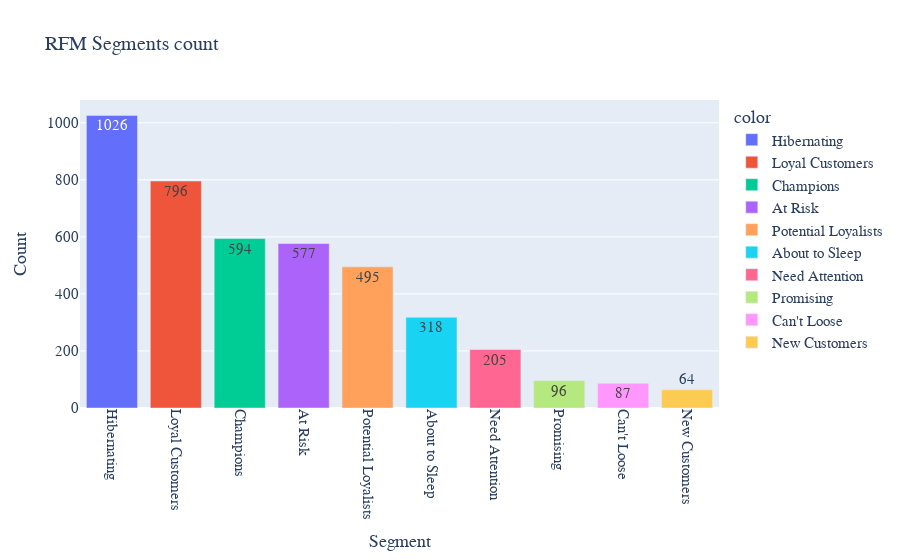

The code cell stored with this chart in its notebook:
### Code cell
Segment = rfm_score_cleaned['Segment'].value_counts()
fig = px.bar(x=Segment.index, 
             y=Segment.values,
             color=Segment.index,
             text=Segment.values,
             title="RFM Segments count")
fig.update_layout(
    xaxis_title="Segment",
    yaxis_title="Count",
    font=dict(size=15, family="Arial"),
    title_font=dict(size=20, family="Arial"),
    xaxis=dict(tickangle=90) 
)
fig.show()

### Figure 1 — Plotly figure (JSON) as saved in the notebook; plotly's stock layout.template omitted (floating-point values rounded to 4 significant figures)
{"data": [{"alignmentgroup": "True", "hovertemplate": "color=Hibernating<br>x=%{x}<br>y=%{y}<br>text=%{text}<extra></extra>", "legendgroup": "Hibernating", "marker": {"color": "#636efa", "pattern": {"shape": ""}}, "name": "Hibernating", "offsetgroup": "Hibernating", "orientation": "v", "showlegend": true, "text": [1026], "textposition": "auto", "type": "bar", "x": ["Hibernating"], "xaxis": "x", "y": [1026], "yaxis": "y"}, {"alignmentgroup": "True", "hovertemplate": "color=Loyal Customers<br>x=%{x}<br>y=%{y}<br>text=%{text}<extra></extra>", "legendgroup": "Loyal Customers", "marker": {"color": "#EF553B", "pattern": {"shape": ""}}, "name": "Loyal Customers", "offsetgroup": "Loyal Customers", "orientation": "v", "showlegend": true, "text": [796], "textposition": "auto", "type": "bar", "x": ["Loyal Customers"], "xaxis": "x", "y": [796], "yaxis": "y"}, {"alignmentgroup": "True", "hovertemplate": "color=Champions<br>x=%{x}<br>y=%{y}<br>text=%{text}<extra></extra>", "legendgroup": "Champions", "marker": {"color": "#00cc96", "pattern": {"shape": ""}}, "name": "Champions", "offsetgroup": "Champions", "orientation": "v", "showlegend": true, "text": [594], "textposition": "auto", "type": "bar", "x": ["Champions"], "xaxis": "x", "y": [594], "yaxis": "y"}, {"alignmentgroup": "True", "hovertemplate": "color=At Risk<br>x=%{x}<br>y=%{y}<br>text=%{text}<extra></extra>", "legendgroup": "At Risk", "marker": {"color": "#ab63fa", "pattern": {"shape": ""}}, "name": "At Risk", "offsetgroup": "At Risk", "orientation": "v", "showlegend": true, "text": [577], "textposition": "auto", "type": "bar", "x": ["At Risk"], "xaxis": "x", "y": [577], "yaxis": "y"}, {"alignmentgroup": "True", "hovertemplate": "color=Potential Loyalists<br>x=%{x}<br>y=%{y}<br>text=%{text}<extra></extra>", "legendgroup": "Potential Loyalists", "marker": {"color": "#FFA15A", "pattern": {"shape": ""}}, "name": "Potential Loyalists", "offsetgroup": "Potential Loyalists", "orientation": "v", "showlegend": true, "text": [495], "textposition": "auto", "type": "bar", "x": ["Potential Loyalists"], "xaxis": "x", "y": [495], "yaxis": "y"}, {"alignmentgroup": "True", "hovertemplate": "color=About to Sleep<br>x=%{x}<br>y=%{y}<br>text=%{text}<extra></extra>", "legendgroup": "About to Sleep", "marker": {"color": "#19d3f3", "pattern": {"shape": ""}}, "name": "About to Sleep", "offsetgroup": "About to Sleep", "orientation": "v", "showlegend": true, "text": [318], "textposition": "auto", "type": "bar", "x": ["About to Sleep"], "xaxis": "x", "y": [318], "yaxis": "y"}, {"alignmentgroup": "True", "hovertemplate": "color=Need Attention<br>x=%{x}<br>y=%{y}<br>text=%{text}<extra></extra>", "legendgroup": "Need Attention", "marker": {"color": "#FF6692", "pattern": {"shape": ""}}, "name": "Need Attention", "offsetgroup": "Need Attention", "orientation": "v", "showlegend": true, "text": [205], "textposition": "auto", "type": "bar", "x": ["Need Attention"], "xaxis": "x", "y": [205], "yaxis": "y"}, {"alignmentgroup": "True", "hovertemplate": "color=Promising<br>x=%{x}<br>y=%{y}<br>text=%{text}<extra></extra>", "legendgroup": "Promising", "marker": {"color": "#B6E880", "pattern": {"shape": ""}}, "name": "Promising", "offsetgroup": "Promising", "orientation": "v", "showlegend": true, "text": [96], "textposition": "auto", "type": "bar", "x": ["Promising"], "xaxis": "x", "y": [96], "yaxis": "y"}, {"alignmentgroup": "True", "hovertemplate": "color=Can't Loose<br>x=%{x}<br>y=%{y}<br>text=%{text}<extra></extra>", "legendgroup": "Can't Loose", "marker": {"color": "#FF97FF", "pattern": {"shape": ""}}, "name": "Can't Loose", "offsetgroup": "Can't Loose", "orientation": "v", "showlegend": true, "text": [87], "textposition": "auto", "type": "bar", "x": ["Can't Loose"], "xaxis": "x", "y": [87], "yaxis": "y"}, {"alignmentgroup": "True", "hovertemplate": "color=New Customers<br>x=%{x}<br>y=%{y}<br>text=%{text}<extra></extra>", "legendgroup": "New Customers", "marker": {"color": "#FECB52", "pattern": {"shape": ""}}, "name": "New Customers", "offsetgroup": "New Customers", "orientation": "v", "showlegend": true, "text": [64], "textposition": "auto", "type": "bar", "x": ["New Customers"], "xaxis": "x", "y": [64], "yaxis": "y"}], "layout": {"barmode": "relative", "font": {"family": "Arial", "size": 15}, "legend": {"title": {"text": "color"}, "tracegroupgap": 0}, "title": {"font": {"family": "Arial", "size": 20}, "text": "RFM Segments count"}, "xaxis": {"anchor": "y", "domain": [0, 1], "tickangle": 90, "title": {"text": "Segment"}}, "yaxis": {"anchor": "x", "domain": [0, 1], "title": {"text": "Count"}}}}
